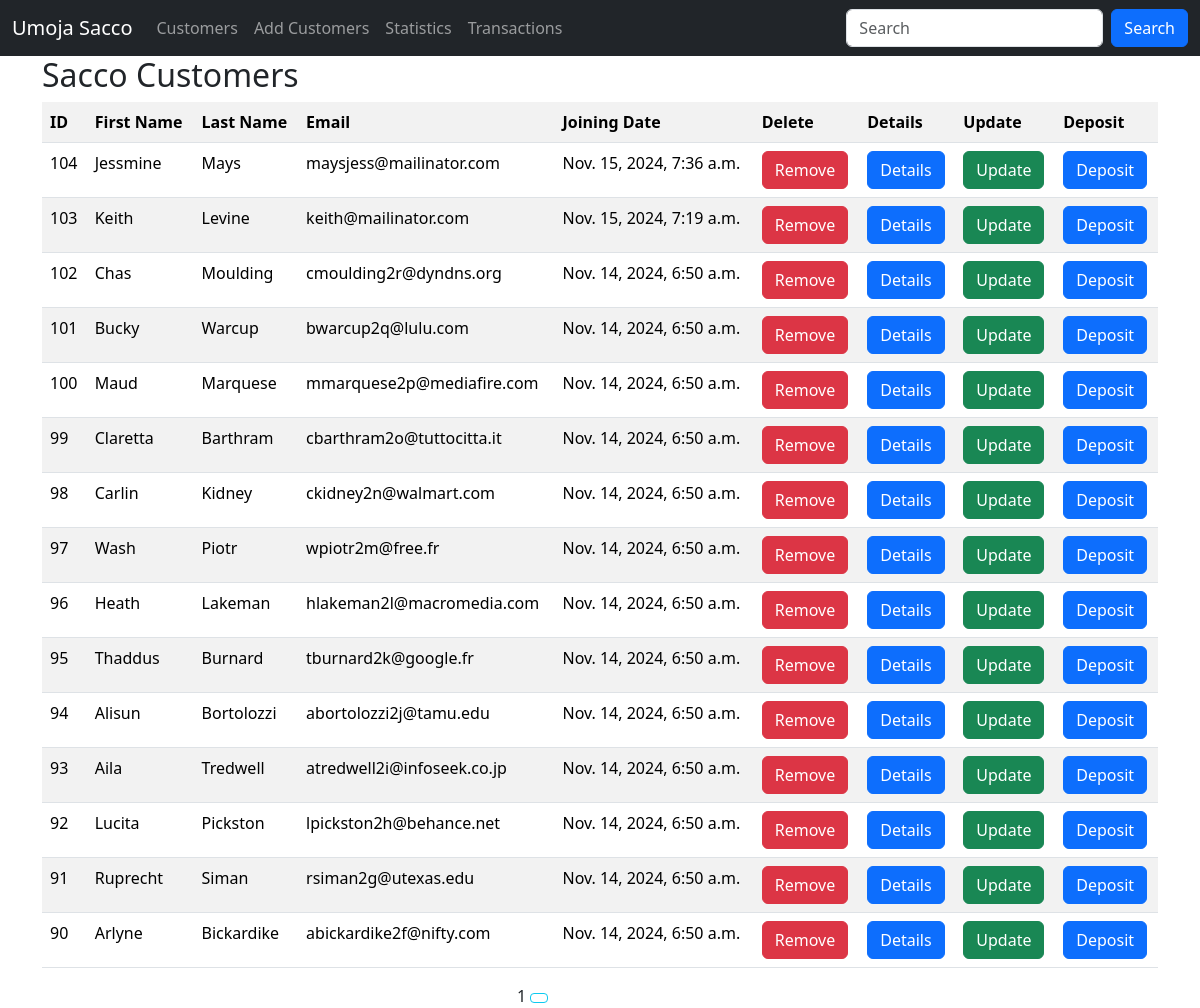
The page / on the database its author committed.
### sacco/models.py (models this page shows, shortened)
class Customer(models.Model):
    first_name = models.CharField(max_length=30)
    last_name = models.CharField(max_length=30)
    email = models.EmailField(unique=True)
    dob = models.DateField()
    gender = models.CharField(max_length=10)
    weight = models.PositiveIntegerField(default=0)
    created_at = models.DateTimeField(auto_now_add=True)
    updated_at = models.DateTimeField(auto_now=True)
    class Meta:
        db_table = 'customers'

### sacco/views.py (the view)
# urls.py: path('', views.customers, name='customers'),
def customers(request):
    data = Customer.objects.all().order_by('-id').values() # select * from customers
    paginator = Paginator(data, 15)
    page_number = request.GET.get('page', 1)
    try:
        paginated_data = paginator.page(page_number)
    except PageNotAnInteger | EmptyPage:
        paginated_data = paginator.page(1)
    return render(request, 'customers.html', {"data" : paginated_data} )

### templates/customers.html (shortened to what this page needs)
{% extends 'master.html' %}
{% block content %}
    <div class="container">
    <h2>Sacco Customers</h2>
    <table class="table table-striped">
        <tr>
            <th>ID</th>
            <th>First Name</th>
            <th>Last Name</th>
            <th>Email</th>
            <th>Joining Date</th>
            <th>Delete</th>
            <th>Details</th>
            <th>Update</th>
            <th>Deposit</th>
        </tr>
        {% for customer in data.object_list %}
        	<tr>
                <td>{{ customer.id }}</td>
                <td>{{ customer.first_name }}</td>
                <td>{{ customer.last_name }}</td>
                <td>{{ customer.email }}</td>
                <td>{{ customer.created_at }}</td>
                <td>
                    <a class="btn btn-danger" href="{% url 'delete_customer' customer.id %}">Remove</a>
                </td>
                <td>
                    <a class="btn btn-primary" href="{% url 'customer_details' customer.id %}">Details</a>
                </td>
                <td>
                    <a class="btn btn-success" href="{% url 'update_customer' customer.id %}">Update</a>
                </td>
                <td>
                    <a class="btn btn-primary" href="{% url 'deposit' customer.id %}">Deposit</a>
                </td>
            </tr>
        {% empty %}
        	<p>No customers in the sacco</p>
        {% endfor %}
    </table>
    <div class="row justify-content-center">
        <div class="col-sm-2">
            <span>{{ data.number }}</span>
            {% if data.has_next %}
                <a class="btn btn-outline-info btn-sm" href="?page={{ data.next_page_number }}"></a>
            {% endif %}
        </div>
    </div>
    </div>
{% endblock %}

### rows shown on the page
Customer: id "104", first_name "Jessmine", last_name "Mays", email "maysjess@mailinator.com", created_at "Nov. 15, 2024, 7:36 a.m."
Customer: id "103", first_name "Keith", last_name "Levine", email "keith@mailinator.com", created_at "Nov. 15, 2024, 7:19 a.m."
Customer: id "102", first_name "Chas", last_name "Moulding", email "cmoulding2r@dyndns.org", created_at "Nov. 14, 2024, 6:50 a.m."
Customer: id "101", first_name "Bucky", last_name "Warcup", email "bwarcup2q@lulu.com", created_at "Nov. 14, 2024, 6:50 a.m."
Customer: id "100", first_name "Maud", last_name "Marquese", email "mmarquese2p@mediafire.com", created_at "Nov. 14, 2024, 6:50 a.m."
Customer: id "99", first_name "Claretta", last_name "Barthram", email "cbarthram2o@tuttocitta.it", created_at "Nov. 14, 2024, 6:50 a.m."
Customer: id "98", first_name "Carlin", last_name "Kidney", email "ckidney2n@walmart.com", created_at "Nov. 14, 2024, 6:50 a.m."
Customer: id "97", first_name "Wash", last_name "Piotr", email "wpiotr2m@free.fr", created_at "Nov. 14, 2024, 6:50 a.m."
Customer: id "96", first_name "Heath", last_name "Lakeman", email "hlakeman2l@macromedia.com", created_at "Nov. 14, 2024, 6:50 a.m."
Customer: id "95", first_name "Thaddus", last_name "Burnard", email "tburnard2k@google.fr", created_at "Nov. 14, 2024, 6:50 a.m."
Customer: id "94", first_name "Alisun", last_name "Bortolozzi", email "abortolozzi2j@tamu.edu", created_at "Nov. 14, 2024, 6:50 a.m."
Customer: id "93", first_name "Aila", last_name "Tredwell", email "atredwell2i@infoseek.co.jp", created_at "Nov. 14, 2024, 6:50 a.m."
Customer: id "92", first_name "Lucita", last_name "Pickston", email "lpickston2h@behance.net", created_at "Nov. 14, 2024, 6:50 a.m."
Customer: id "91", first_name "Ruprecht", last_name "Siman", email "rsiman2g@utexas.edu", created_at "Nov. 14, 2024, 6:50 a.m."
Customer: id "90", first_name "Arlyne", last_name "Bickardike", email "abickardike2f@nifty.com", created_at "Nov. 14, 2024, 6:50 a.m."

### other values the page prints
{{ data.number }} "1"
